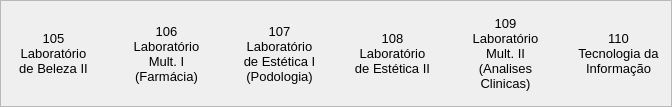
                     <widget class="QFrame" name="frame_151">
                      <property name="frameShape">
                       <enum>QFrame::StyledPanel</enum>
                      </property>
                      <property name="frameShadow">
                       <enum>QFrame::Raised</enum>
                      </property>
                      <layout class="QHBoxLayout" name="horizontalLayout_35">
                       <property name="spacing">
                        <number>8</number>
                       </property>
                       <property name="leftMargin">
                        <number>0</number>
                       </property>
                       <property name="topMargin">
                        <number>0</number>
                       </property>
                       <property name="rightMargin">
                        <number>0</number>
                       </property>
                       <property name="bottomMargin">
                        <number>0</number>
                       </property>
                       <item>
                        <widget class="QLabel" name="label_16">
                         <property name="minimumSize">
                          <size>
                           <width>105</width>
                           <height>105</height>
                          </size>
                         </property>
                         <property name="maximumSize">
                          <size>
                           <width>105</width>
                           <height>105</height>
                          </size>
                         </property>
                         <property name="font">
                          <font>
                           <pointsize>10</pointsize>
                          </font>
                         </property>
                         <property name="text">
                          <string>105
Laboratório
de Beleza II</string>
                         </property>
                         <property name="alignment">
                          <set>Qt::AlignCenter</set>
                         </property>
                        </widget>
                       </item>
                       <item>
                        <widget class="QLabel" name="label_17">
                         <property name="minimumSize">
                          <size>
                           <width>105</width>
                           <height>105</height>
                          </size>
                         </property>
                         <property name="maximumSize">
                          <size>
                           <width>105</width>
                           <height>105</height>
                          </size>
                         </property>
                         <property name="font">
                          <font>
                           <pointsize>10</pointsize>
                          </font>
                         </property>
                         <property name="text">
                          <string>106
Laboratório
Mult. I
(Farmácia)</string>
                         </property>
                         <property name="alignment">
                          <set>Qt::AlignCenter</set>
                         </property>
                        </widget>
                       </item>
                       <item>
                        <widget class="QLabel" name="label_18">
                         <property name="minimumSize">
                          <size>
                           <width>105</width>
                           <height>105</height>
                          </size>
                         </property>
                         <property name="maximumSize">
                          <size>
                           <width>105</width>
                           <height>105</height>
                          </size>
                         </property>
                         <property name="font">
                          <font>
                           <pointsize>10</pointsize>
                          </font>
                         </property>
                         <property name="text">
                          <string>107
Laboratório 
de Estética I
(Podologia)</string>
                         </property>
                         <property name="alignment">
                          <set>Qt::AlignCenter</set>
                         </property>
                        </widget>
                       </item>
                       <item>
                        <widget class="QLabel" name="label_19">
                         <property name="minimumSize">
                          <size>
                           <width>105</width>
                           <height>105</height>
                          </size>
                         </property>
                         <property name="maximumSize">
                          <size>
                           <width>105</width>
                           <height>105</height>
                          </size>
                         </property>
                         <property name="font">
                          <font>
                           <pointsize>10</pointsize>
                          </font>
                         </property>
                         <property name="text">
                          <string>108
Laboratório
de Estética II</string>
                         </property>
                         <property name="alignment">
                          <set>Qt::AlignCenter</set>
                         </property>
                        </widget>
                       </item>
                       <item>
                        <widget class="QLabel" name="label_20">
                         <property name="minimumSize">
                          <size>
                           <width>105</width>
                           <height>105</height>
                          </size>
                         </property>
                         <property name="maximumSize">
                          <size>
                           <width>105</width>
                           <height>105</height>
                          </size>
                         </property>
                         <property name="font">
                          <font>
                           <pointsize>10</pointsize>
                          </font>
                         </property>
                         <property name="layoutDirection">
                          <enum>Qt::LeftToRight</enum>
                         </property>
                         <property name="text">
                          <string>109
Laboratório
Mult. II
(Analises 
Clinicas)</string>
                         </property>
                         <property name="alignment">
                          <set>Qt::AlignCenter</set>
                         </property>
                        </widget>
                       </item>
                       <item>
                        <widget class="QLabel" name="label_25">
                         <property name="minimumSize">
                          <size>
                           <width>105</width>
                           <height>105</height>
                          </size>
                         </property>
                         <property name="maximumSize">
                          <size>
                           <width>105</width>
                           <height>105</height>
                          </size>
                         </property>
                         <property name="font">
                          <font>
                           <pointsize>10</pointsize>
                          </font>
                         </property>
                         <property name="text">
                          <string>110
Tecnologia da
Informação</string>
                         </property>
                         <property name="alignment">
                          <set>Qt::AlignCenter</set>
                         </property>
                        </widget>
                       </item>
                      </layout>
                     </widget>
